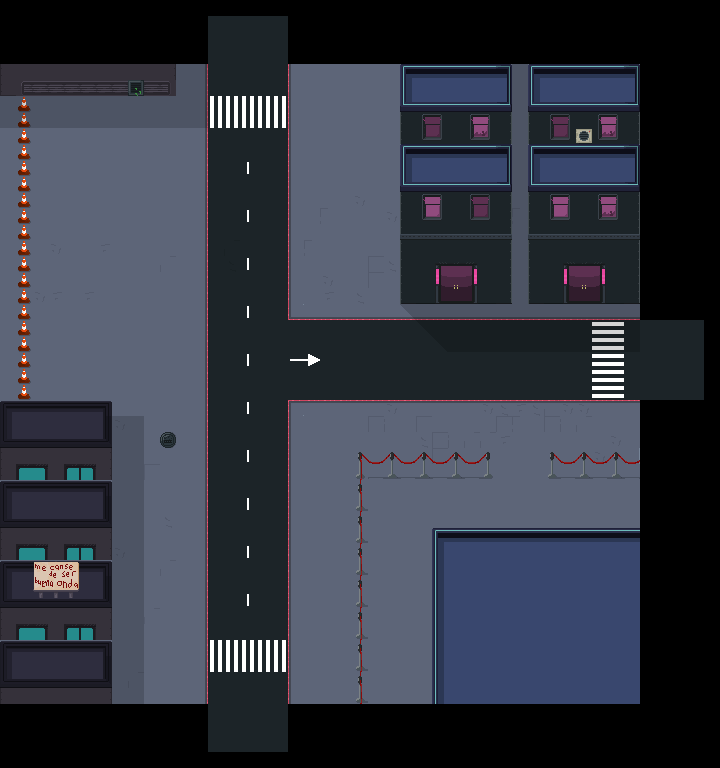

A level layout from a 2D game, rendered from its tile map. Below: a short description, then the map file with tile-grid data replaced by summaries:
An orthogonal 45x48 tile map with 16x16 px tiles, 7 tile layers (Suelo, DecoracionSuelo, Paredes, Decoracion, ...), 4 tilesets and 10 objects (4x Spawner, 2x Up, 2x Down, 2x Right).

<map version="1.0" tiledversion="1.1.2" orientation="orthogonal" renderorder="right-down" width="45" height="48" tilewidth="16" tileheight="16" infinite="0" nextobjectid="46">
 <tileset firstgid="1" source="../../tileset/city.tsx" />
 <tileset firstgid="257" source="../../tileset/City2.tsx" />
 <tileset firstgid="769" source="../../tileset/CityProps.tsx" />
 <tileset firstgid="1137" source="../../tileset/Buildings.tsx" />
 <layer name="Suelo" width="45" height="48">
  <data>[2160 cells, 1650 non-empty, 9 distinct tile ids]</data>
 </layer>
 <layer name="DecoracionSuelo" width="45" height="48">
  <data>[2160 cells, 322 non-empty, 18 distinct tile ids]</data>
 </layer>
 <layer name="Paredes" width="45" height="48">
  <data>[2160 cells, 527 non-empty, 128 distinct tile ids]</data>
 </layer>
 <layer name="Decoracion" width="45" height="48">
  <data>[2160 cells, 71 non-empty, 27 distinct tile ids]</data>
 </layer>
 <objectgroup name="Animados" />
 <layer name="Decoracion2" width="45" height="48">
  <data>[2160 cells, 0 non-empty, 0 distinct tile ids]</data>
 </layer>
 <layer name="Sombra" width="45" height="48">
  <data>[2160 cells, 123 non-empty, 2 distinct tile ids]</data>
 </layer>
 <layer name="Aire" width="45" height="48">
  <data>[2160 cells, 186 non-empty, 13 distinct tile ids]</data>
 </layer>
 <objectgroup name="Puertas">
  <object id="19" name="Up" x="207" y="17" width="80" height="15" />
  <object id="31" name="Down" x="209" y="734.667" width="79" height="18" />
  <object id="43" name="Right" x="687" y="319" width="17" height="82" />
 </objectgroup>
 <objectgroup name="Entradas">
  <object id="26" name="Up" gid="255" x="233" y="82" width="16" height="16" />
  <object id="28" name="Down" gid="255" x="236.333" y="691.667" width="16" height="16" />
  <object id="44" name="Right" gid="255" x="632" y="365" width="16" height="16" />
 </objectgroup>
 <objectgroup name="Spawners" offsetx="-60" offsety="33">
  <object id="20" name="Spawner" gid="240" x="150" y="245" width="16" height="16">
   <properties>
    <property name="Bomber" type="bool" value="true" />
    <property name="Charger" type="bool" value="true" />
    <property name="Gunner" type="bool" value="false" />
    <property name="Stalker" type="bool" value="true" />
    <property name="Turret" type="bool" value="false" />
   </properties>
  </object>
  <object id="21" name="Spawner" gid="240" x="345" y="227" width="16" height="16">
   <properties>
    <property name="Bomber" type="bool" value="false" />
    <property name="Charger" type="bool" value="true" />
    <property name="Gunner" type="bool" value="false" />
    <property name="Stalker" type="bool" value="true" />
    <property name="Turret" type="bool" value="false" />
   </properties>
  </object>
  <object id="33" name="Spawner" gid="240" x="277" y="457" width="16" height="16">
   <properties>
    <property name="Bomber" type="bool" value="true" />
    <property name="Charger" type="bool" value="true" />
    <property name="Gunner" type="bool" value="false" />
    <property name="Stalker" type="bool" value="true" />
    <property name="Turret" type="bool" value="false" />
   </properties>
  </object>
  <object id="45" name="Spawner" gid="240" x="450" y="480" width="16" height="16">
   <properties>
    <property name="Bomber" type="bool" value="false" />
    <property name="Charger" type="bool" value="false" />
    <property name="Gunner" type="bool" value="false" />
    <property name="Stalker" type="bool" value="false" />
    <property name="Turret" type="bool" value="true" />
   </properties>
  </object>
 </objectgroup>
</map>
